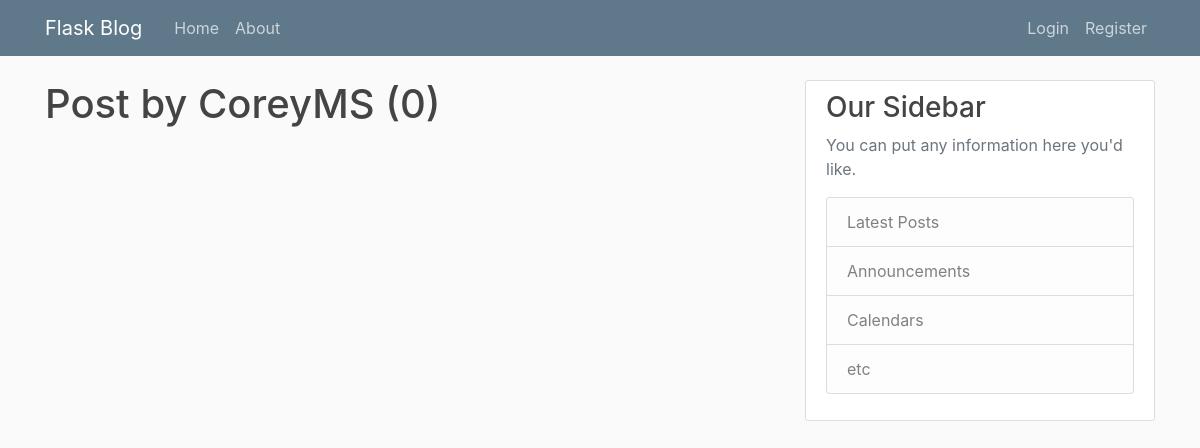
The page /user/CoreyMS on the database as committed earlier.
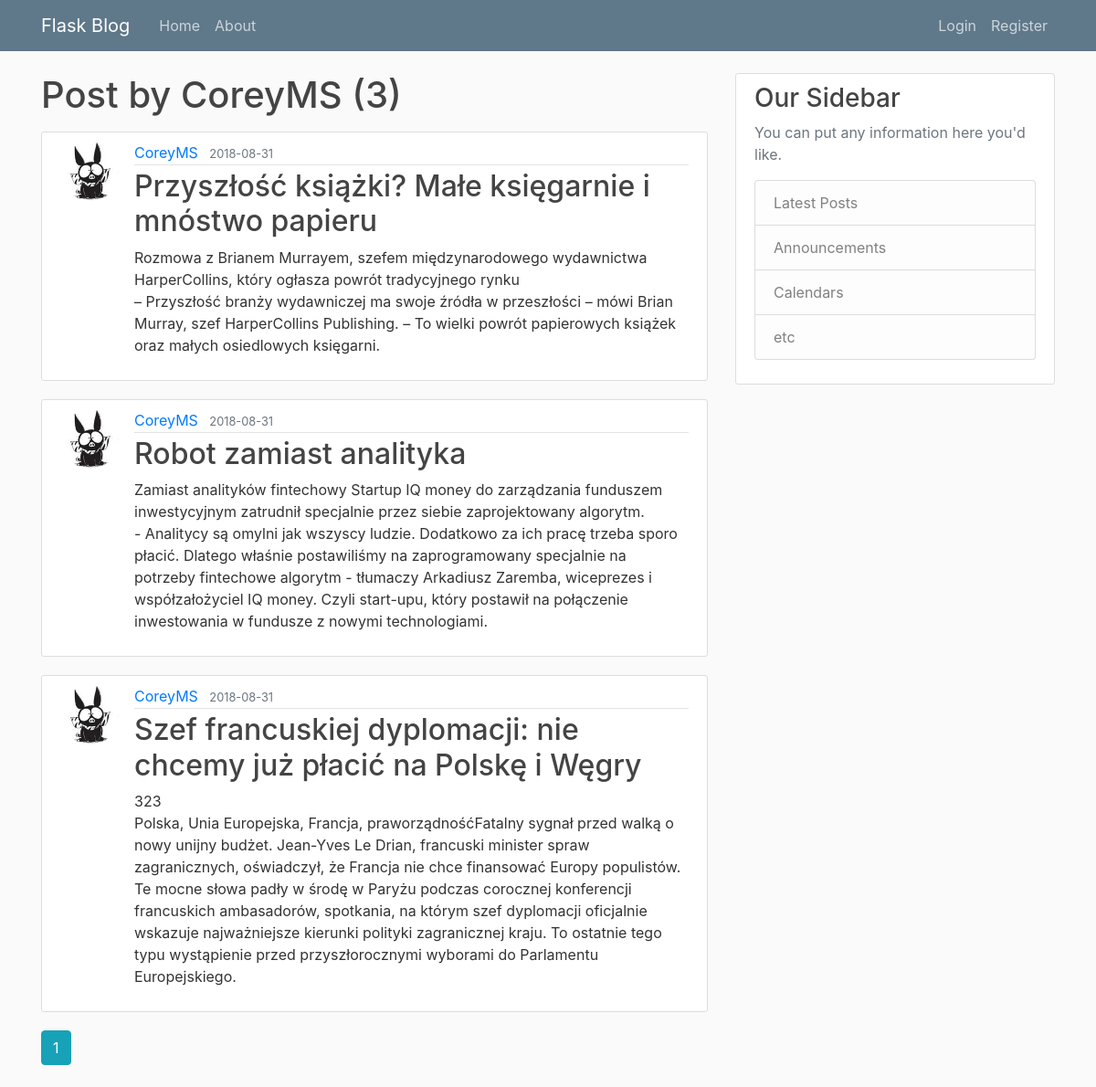
The same page on the database as committed later.
### popierwsze/models.py (models this page shows, shortened)
class Post(db.Model):
    id = db.Column(db.Integer, primary_key=True)
    title = db.Column(db.String(100), nullable=False)
    date_posted = db.Column(db.DateTime, nullable=False, default=datetime.utcnow)
    content = db.Column(db.Text, nullable=False)
    user_id = db.Column(db.Integer, db.ForeignKey('user.id'), nullable=False) #user.id z małej bo to odniesienie do wiersza tabeli User a nie do całej klasy

class User(db.Model, UserMixin):    #userMixin pozwoli nam dziedziczyć funkcje tej klasy/logowanie
    id = db.Column(db.Integer, primary_key=True)
    username = db.Column(db.String(20), unique=True, nullable=False)
    email = db.Column(db.String(120), unique=True, nullable=False)
    image_file = db.Column(db.String(20), nullable=False, default='default.jpg')
    password = db.Column(db.String(60), nullable=False)
    post = db.relationship('Post', backref='author', lazy=True)  #backref - dodaje kolumnę do modułu Post - nazwaną "author"

### popierwsze/users/routes.py (the view)
@users.route("/user/<string:username>")
def user_posts(username):
    page = request.args.get('page', 1, type=int)
    user = User.query.filter_by(username=username).first_or_404()       #pobierz usera
    posts = Post.query.filter_by(author=user).order_by(Post.date_posted.desc()).paginate(page=page, per_page=5)
    return render_template("user_posts.html", posts=posts, user=user)

### popierwsze/templates/user_posts.html
{% extends "layout.html"%}
{% block content %}
    <h1 class="mb-3">Post by {{ user.username }} ({{ posts.total }})</h1>
    {% for post in posts.items %}
        <article class="media content-section">
          <img class="rounded-circle article-img" src="{{ url_for('static', filename='profile_pics/' + post.author.image_file) }}">
          <div class="media-body">
            <div class="article-metadata">
              <a class="mr-2" href="{{ url_for('users.user_posts', username=post.author.username) }}">{{ post.author.username }}</a>
              <small class="text-muted">{{ post.date_posted.strftime('%Y-%m-%d') }}</small>
            </div>
            <h2><a class="article-title" href="{{ url_for('posts.post', post_id=post.id) }}">{{ post.title }}</a></h2>
            <p class="article-content">{{ post.content }}</p>
          </div>
        </article>
    {% endfor%}
    {% for page_num in posts.iter_pages(left_edge=1, right_edge=1, left_current=1, right_current=2) %}
        {% if page_num %}
            {% if posts.page == page_num %}
                <a class="btn btn-info mb-4" href="{{ url_for('users.user_posts', username=user.username, page=page_num) }}">{{ page_num }}</a>
            {% else %}
                <a class="btn btn-outline-info mb-4" href="{{ url_for('users.user_posts', username=user.username, page=page_num) }}">{{ page_num }}</a>
            {% endif %}
        {% else %}
            ...
        {% endif %}
    {% endfor %}
{% endblock content %}

Rows that differ between the two databases and show on the page:
added Post: image_file (picture), author.username "CoreyMS", date_posted "2018-08-31", title "Przyszłość książki? Małe księgarnie i mnóstwo papieru", content "Rozmowa z Brianem Murrayem, szefem międzynarodowego wydawnictwa HarperCollins, który ogłasza powrót tradycyjnego rynku – Przyszłość branży wydawniczej ma swoje źródła w przeszłości – mówi Brian Murray, szef HarperCollins Publishing. – To wielki powrót papierowych książek oraz małych osiedlowych księgarni."
added Post: image_file (picture), author.username "CoreyMS", date_posted "2018-08-31", title "Robot zamiast analityka", content "Zamiast analityków fintechowy Startup IQ money do zarządzania funduszem inwestycyjnym zatrudnił specjalnie przez siebie zaprojektowany algorytm. - Analitycy są omylni jak wszyscy ludzie. Dodatkowo za ich pracę trzeba sporo płacić. Dlatego właśnie postawiliśmy na zaprogramowany specjalnie na potrzeby fintechowe algorytm - tłumaczy Arkadiusz Zaremba, wiceprezes i współzałożyciel IQ money. Czyli start-upu, który postawił na połączenie inwestowania w fundusze z nowymi technologiami."
added Post: image_file (picture), author.username "CoreyMS", date_posted "2018-08-31", title "Szef francuskiej dyplomacji: nie chcemy już płacić na Polskę i Węgry", content "323 Polska, Unia Europejska, Francja, praworządnośćFatalny sygnał przed walką o nowy unijny budżet. Jean-Yves Le Drian, francuski minister spraw zagranicznych, oświadczył, że Francja nie chce finansować Europy populistów. Te mocne słowa padły w środę w Paryżu podczas corocznej konferencji francuskich ambasadorów, spotkania, na którym szef dyplomacji oficjalnie wskazuje najważniejsze kierunki polityki zagranicznej kraju. To ostatnie tego typu wystąpienie przed przyszłorocznymi wyborami do Parlamentu Europejskiego."
Other text that changed with them:
{{ posts.total }}: "0" → "3"
new list line: "1"
